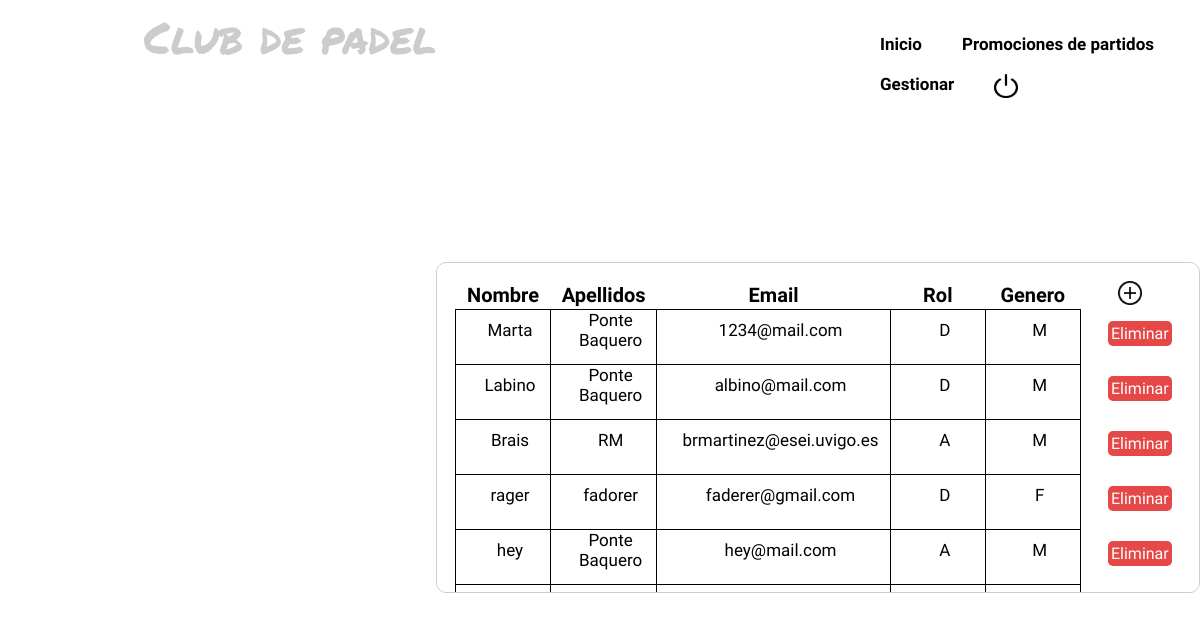
The page /controllers/Usuario_Controller.php (signed in) on the database its author committed.
### tables this page shows
CREATE TABLE `usuarios` (
  `email` varchar(50) NOT NULL,
  `password` varchar(20) NOT NULL,
  `nombre` varchar(20) NOT NULL,
  `apellidos` varchar(30) NOT NULL,
  `rol` char(1) NOT NULL,
  `genero` char(1) NOT NULL
);

### controllers/Usuario_Controller.php (called while the page is built, shortened)
<?php
  include '../models/Usuario_Model.php';
  include '../views/Usuario_Showall_View.php';
  switch ($_REQUEST['action']) {
    default:
      if(!$_POST){
        $USUARIO = new UsuarioModel('','','','','','');
      }else{
        $USUARIO = get_data_form();
      }
      $datos = $USUARIO->SEARCH();
      new UsuarioShowallView($datos);
      break;
  }
?>

### models/Usuario_Model.php (called while the page is built, shortened)
<?php
  class UsuarioModel{
    var $email;
    var $password;
    var $nombre;
    var $apellidos;
    var $rol;
    var $genero;
    var $mysqli;
    function __construct($email,$password,$nombre,$apellidos,$rol,$genero){
      $this->email=$email;
      $this->password=$password;
      $this->nombre=$nombre;
      $this->apellidos=$apellidos;
      $this->rol=$rol;
      $this->genero=$genero;
      include_once '../functions/BdAdmin.php';
      $this->mysqli=ConectarBD();
    }
    function SEARCH(){
      $sql="SELECT email, password, nombre, apellidos, rol, genero
        from USUARIOS
        where ((BINARY email LIKE '%$this->email%')
        && (BINARY password LIKE '%$this->password%')
        && (BINARY nombre LIKE '%$this->nombre%')
        && (BINARY apellidos LIKE '%$this->apellidos%')
        && (BINARY rol LIKE '%$this->rol%')
        && (BINARY genero LIKE '%$this->genero%'))";
        if (!($resultado=$this->mysqli->query($sql))){
          return 'Error en la consulta';
        } else {
            return $resultado;
          }
    }
}
 ?>

### functions/BdAdmin.php (called while the page is built, shortened)
<?php
function ConectarBD()
	{
	    $mysqli = new mysqli("localhost", "root", "", "abp23");
		return $mysqli;
	}
?>

### views/Usuario_Showall_View.php (the view, shortened to what this page needs)
<?php
  class UsuarioShowallView{
    function __construct($datos){
      $this->render($datos);
    }
    function render($datos){
      include "../views/Header.php";
 ?>
<table class="tablaUsuarios">
        <tr id="letraUsuarios">
            <th>Nombre</th>
            <th>Apellidos</th>
            <th>Email</th>
            <th>Rol</th>
            <th>Genero</th>
            <th>
              <div>
                <a href="../controllers/Usuario_Controller.php?action=ADD" action="ADD" id = "añadirUsuario"><img src="../img/añadir.png" width="24px" height="24px" ></a>
              </div>
            </th>
        </tr>
<?php
  while($fila = mysqli_fetch_array($datos)){
?>
<tr class="usuariosVisibles">
    <td><?php echo $fila['nombre']?> </td>
    <td><?php echo $fila['apellidos']?> </td>
    <td><?php echo $fila['email']?> </td>
    <td><?php echo $fila['rol']?> </td>
    <td><?php echo $fila['genero']?> </td>
    <td id="columnaEliminar"> <form action="../controllers/Usuario_Controller.php" name ='DELETE'>
            <button class="botonEliminarUsu" name = "action" value = "DELETE">Eliminar</button>
            </form>
    </td>
</tr>
<?php
       }
       ?>
   </table>
<?php
       include "../views/Footer.php";
   }
}
?>

### css/styles.css (style rules this page uses)
* { margin: 0; padding: 0 }
body { background-image:url(http://www.padellasede.com/wp-content/uploads/2018/04/1TTf_900-1080x675.jpg); background-attachment: fixed; background-repeat: no-repeat; background-size:cover; }
.tablaPartidoCamp th, td, tr { padding-left: 12px; padding-bottom: 10px; text-align: center; }
.tablaPartidoTodo tr, td { padding-left: 14px; padding-bottom: 14px; text-align: center; }
#columnaEliminar, #columnaElLiga, #columnaEditarLiga { border: none; }
.tablaUsuarios { top: 30%; left: 436px; position: absolute; display:inline-block; border: 1.5px solid #ccc; border-radius: 10px; padding: 18px; background-color: #fff4; border-collapse: collapse; overflow:scroll; height:331px; overflow-x: hidden; }
.tablaPromocion th,td { width: 129px; }
.tablaInscribirShowall th,td { width: 200px; }
.usuariosVisibles td, .ofertasVisibles td { width: 10%; }
.tablaUsuarios td, .tablaUsuariosEl td { border: 1px solid black; }
.tablaMisInscripCamp th,td { width: 225px; height: 40px; }
.tablaInscripCamp th,td { width: 200px; }
.tablaNoticiasTodo th,td { padding-left: 14px; text-align: center; }
.botonEliminarUsu { margin-bottom: 0; background: #E64747; color: #fff; border: none; font-size: 16px; border-radius: 5px; padding: 3.5%; margin-top: 8%; float: none; text-align: center; font-family: 'Rajdhani', sans-serif; font-size: 16px; outline: none; margin-left: 5px; }
#letraUsuarios, #letraPromocionAd { font-family: 'Rajdhani', sans-serif; font-size: 20px; }
.usuariosVisibles, #nombresTabEl, .letraOferta, .ofertasVisibles, #letraPromocion, .letraReserva, .tablaNoticiasTodo, .tablaPagoTodo { font-family: 'Rajdhani', sans-serif; font-size: 17px; text-align: center; }

### rows shown on the page
usuarios: nombre "Marta", apellidos "Ponte Baquero", email "1234@mail.com", rol "D", genero "M"
usuarios: nombre "Labino", apellidos "Ponte Baquero", email "albino@mail.com", rol "D", genero "M"
usuarios: nombre "Brais", apellidos "RM", email "brmartinez@esei.uvigo.es", rol "A", genero "M"
usuarios: nombre "rager", apellidos "fadorer", email "faderer@gmail.com", rol "D", genero "F"
usuarios: nombre "hey", apellidos "Ponte Baquero", email "hey@mail.com", rol "A", genero "M"
